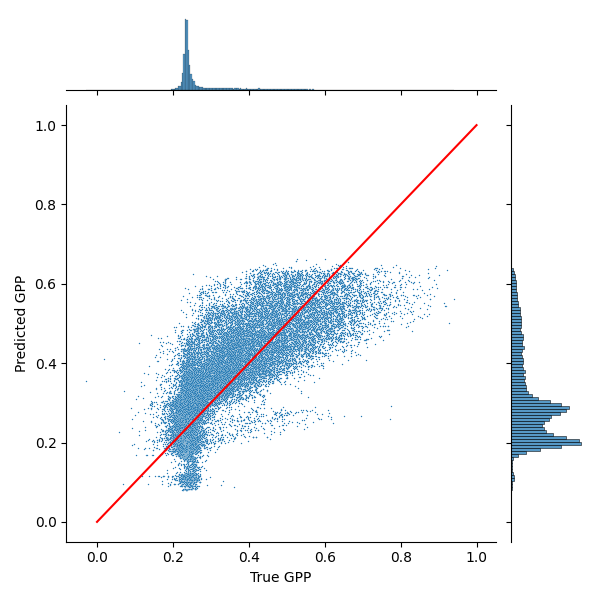

This chart was generated by the following Python code:
import pandas as pd
import matplotlib
matplotlib.use('Agg')  # Use a non-interactive backend
import matplotlib.pyplot as plt
import seaborn as sns

# Load your CSV files
df = pd.read_csv('/cluster/project/math/akmete/MSc/IRM/OnSite/results_onsite/predictions_DE-Hai.csv')



# Extract the actual and predicted values
y_test_standard = df["actual"]
y_pred = df["predicted"]

# Enable interactive mode
# plt.ion()

# Create the joint scatter plot
g = sns.jointplot(x=y_test_standard, y=y_pred, kind="scatter", s=1)

# Add the y=x reference line
plt.plot([0.0, 1.0], [0.0, 1.0], color="red")

# Set axis labels
plt.xlabel("True GPP")
plt.ylabel("Predicted GPP")

# Show the interactive plot
plt.savefig('de_hai_IRM.png')
